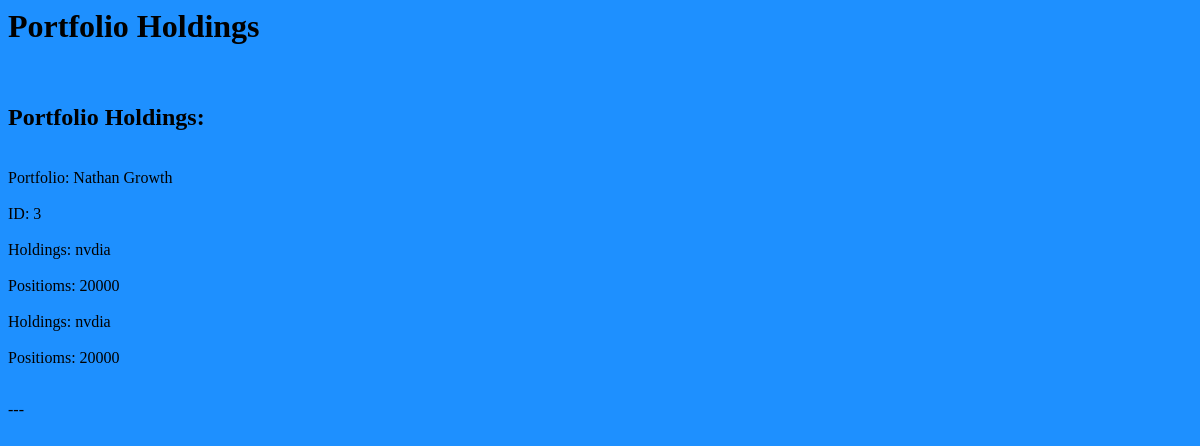
Page /view-holdings on the earlier database version.
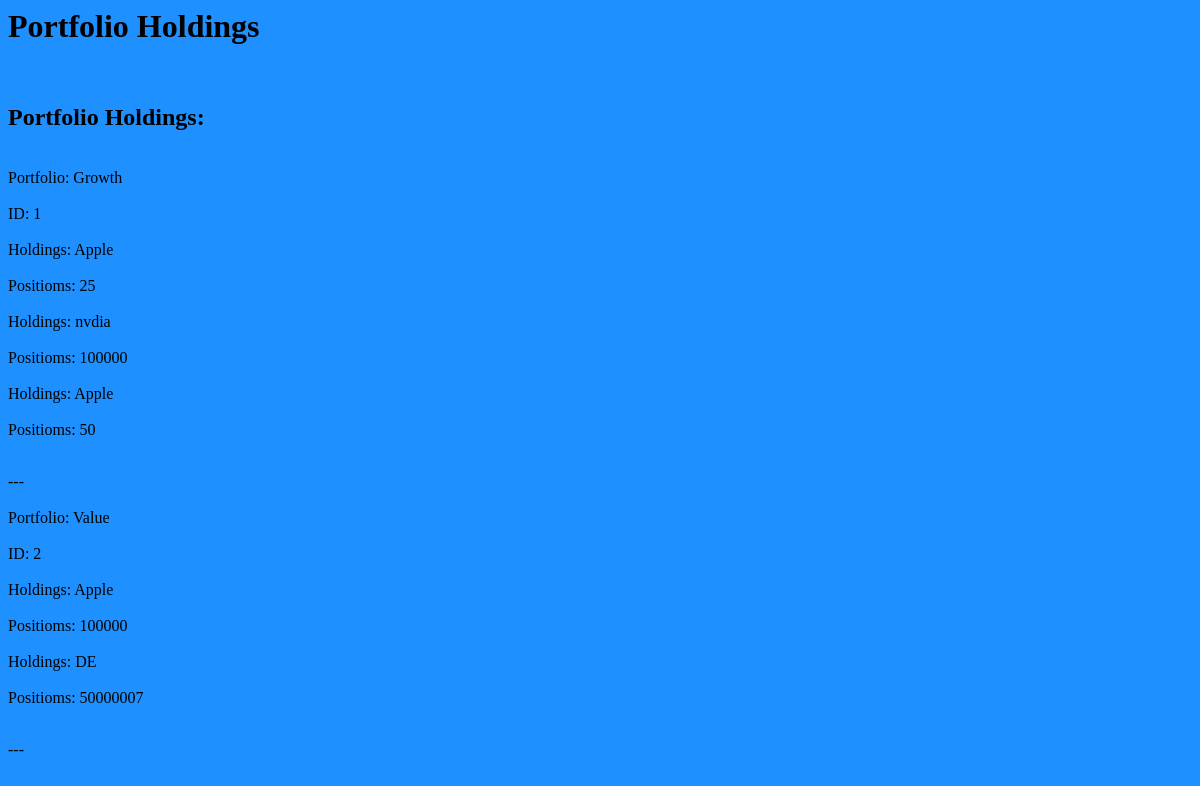
Same page on the later database version.
### application/models.py (models this page shows)
class Portfolio(db.Model):
    id = db.Column(db.Integer, primary_key=True)
    name = db.Column(db.String(50), nullable=False)
    stocks = db.relationship ('Stock', backref='portfolio',lazy='dynamic')

class Stock(db.Model):
    id = db.Column(db.Integer, primary_key=True)
    portfolio_id = db.Column(db.Integer, db.ForeignKey('portfolio.id'))
    stock = db.Column(db.String(50), nullable=False)
    position = db.Column(db.Integer, nullable=False)

### application/routes.py (the view)
@app.route('/view-holdings', methods=['GET', 'POST'])
def view_portfolio():
    portfolio = Portfolio.query.all()
    stocks = Stock.query.all()
    return render_template("viewportfolio.html", portfolio=portfolio, stocks=stocks)

### application/templates/viewportfolio.html (shortened to what this page needs)
{% extends 'layout.html' %}
{% block body %}
   <h2>Portfolio Holdings:</h2>
   {% for portfolio in portfolio %}
       <br>
       Portfolio: {{ portfolio.name}}  <br>
       <br> ID: {{portfolio.id}} <br>
            {% for stocks in portfolio.stocks %}
       <br> Holdings: {{stocks.stock}} <br>
       <br> Positioms: {{stocks.position}} <br>
       {% endfor %}
       <br>
       ---
       <br>
       {% endfor %}
       <br>
{% endblock body %}

### application/templates/layout.html
<html>
<body style="background-color: dodgerblue;">
<h1>Portfolio Holdings</h1>
<br>
{% block body %}
{% endblock body %}
</body>
</html>

Differences in the rows shown:
removed Portfolio: name "Nathan Growth", id "3", Stock (stock "nvdia", position "20000")
removed Stock: stock "nvdia", position "20000", shown under "Nathan Growth"
added Portfolio: name "Growth", id "1"
now on this page (row edited): Stock: stock "Apple", position "25", shown under "Growth"
now on this page (row edited): Stock: stock "nvdia", position "100000", shown under "Growth"
now on this page (row edited): Stock: stock "Apple", position "50", shown under "Growth"
added Portfolio: name "Value", id "2", Stock (stock "DE", position "50000007")
now on this page (row edited): Stock: stock "Apple", position "100000", shown under "Value"
